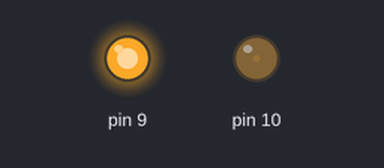
Simulated run of this sketch. Board: Arduino Uno, built with avr-gcc and run on an emulated ATmega328P. On the bench: output pins drawn as LEDs (lit = HIGH).

Above: at 0.05 s.
At 2.25 s:
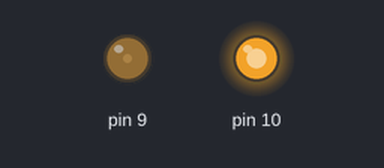
At 3.35 s:
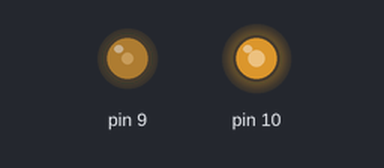
At 4.5 s:
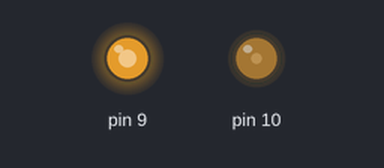
Timing chart, 0 to 6.6 s (numbered marks = the images above):
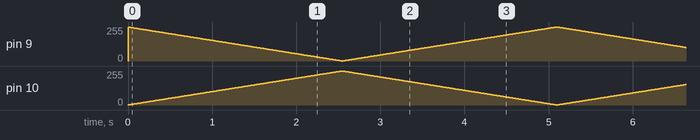

The sketch:

test_ocr.ino
```cpp
void setup() {
  DDRB = (1 << PB1) | (1 << PB2);
  TCCR1A |= (1 << COM1A1) | (1 << COM1B1);
  OCR1A = 255;
  OCR1B = 0 ;
}

boolean didi = 0;
void loop() {
  for (int i = 0; i <= 254; i++) {
    if (!didi) {
      OCR1A--;
      OCR1B++;
    }
    else {
      OCR1A++;
      OCR1B--;

    }
    delay(10);
  }
  didi = !didi;
}
```
